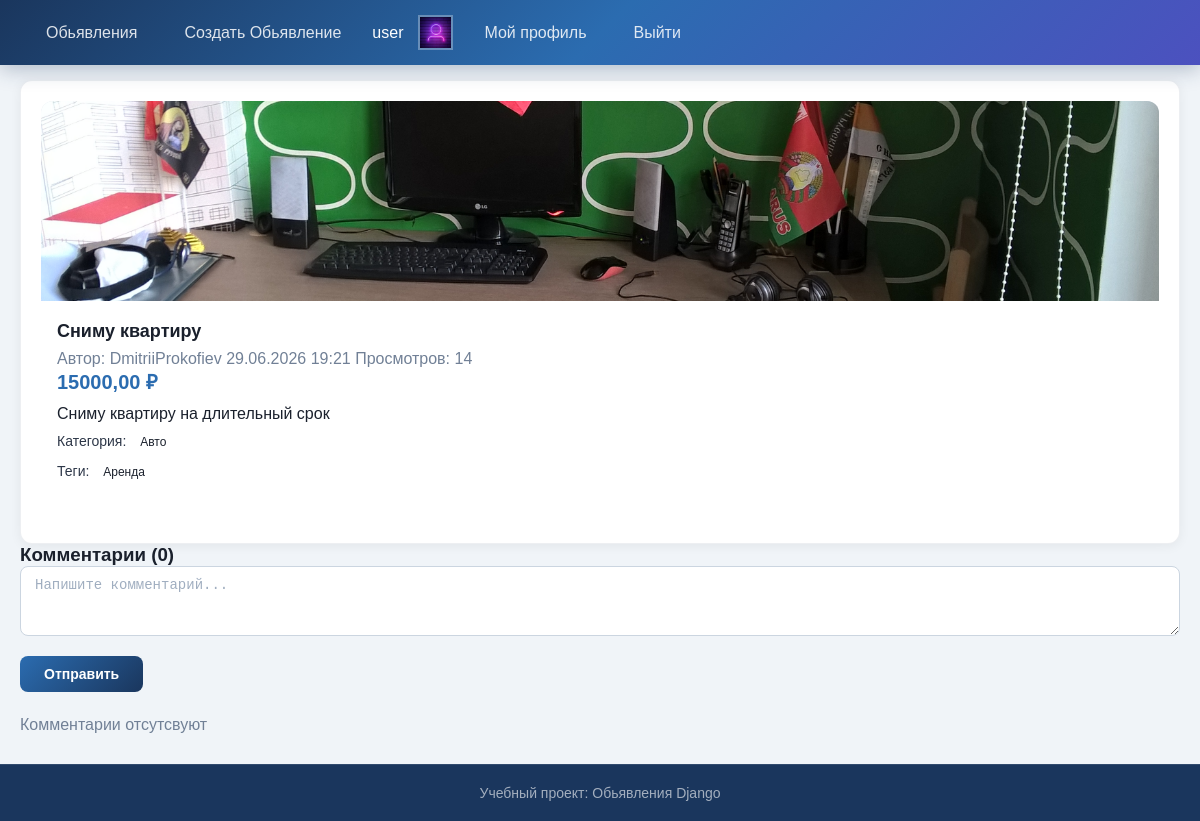
The page /board/rent/ (signed in) on the database its author committed.
### users/models.py (models this page shows, shortened)
class User(AbstractUser):
    ROLE = (
        ('user', 'Пользаватель'),
        ('admin', 'Администратор')
    )
    email = models.EmailField(unique=True)
    phone = models.CharField(max_length=20, blank=True, null=True)
    city = models.CharField(max_length=100, blank=True, null=True, verbose_name='Город')
    role = models.CharField(max_length=10,choices=ROLE,default='user',verbose_name='Роль')
    avatar = models.ImageField('аватар', upload_to='avatars/', blank=True, null=True)
    is_verified = models.BooleanField(default=False)
    groups = models.ManyToManyField(
        'auth.Group',
        related_name='custom_user_groups',      # ← уникальное имя
        blank=True,
        verbose_name='Группы'
    )
    user_permissions = models.ManyToManyField(
        'auth.Permission',
        related_name='custom_user_permissions', # ← уникальное имя
        blank=True,
        verbose_name='Права'
    )
    class Meta:
        verbose_name = 'Пользователь'
        verbose_name_plural = 'Пользователи'

### board/models.py (models this page shows, shortened)
class Publication(models.Model):
    STATUS_CHOICES = (
        ('active', 'Активно'),
        ('sold', 'Продано'),
        ('archived', 'Архивировано'),
    )
    author = models.ForeignKey(settings.AUTH_USER_MODEL,on_delete=models.CASCADE,related_name='publications',verbose_name='Автор')
    category = models.ForeignKey(Category, on_delete=models.SET_NULL, null=True, blank=True, related_name='publications', verbose_name='Категория')
    tags = models.ManyToManyField(Tag, blank=True, related_name='publications', verbose_name='Теги')
    title = models.CharField('Заголовок', max_length=200)
    slug = models.SlugField('Слаг', max_length=220, unique=True, blank=True)
    description = models.TextField('Описание')
    price = models.DecimalField('Цена', max_digits=10, decimal_places=2)
    image = models.ImageField('Изображение', upload_to='publications/', blank=True, null=True)
    status = models.CharField('Статус', max_length=10, choices=STATUS_CHOICES, default='active')
    views = models.PositiveIntegerField('Просмотры', default=0)
    created_at = models.DateTimeField('Создано', auto_now_add=True)
    updated_at = models.DateTimeField('Обновлено', auto_now=True)
    class Meta:
        ordering = ['-created_at']
        verbose_name = 'Объявление'
        verbose_name_plural = 'Объявления'
    def save(self, *args, **kwargs):
        super().save(*args, **kwargs)

class Category(models.Model):
    name = models.CharField('название', max_length = 80, unique = True)
    slug = models.SlugField('slug', max_length = 90, unique = True)
    class Meta:
        ordering = ['name']
        verbose_name = 'категория'
        verbose_name_plural = 'категории'

class Tag(models.Model):
    name = models.CharField('название', max_length = 50, unique = True)
    slug = models.SlugField('slug', max_length = 60, unique = True)
    class Meta:
        ordering = ['name']
        verbose_name = 'тег'
        verbose_name_plural = 'теги'

### board/views.py (the view)
# urls.py: path('<slug:slug>/', views.board_detail_view, name='detail'),
@login_required
def board_detail_view(request, slug):
    publication = get_object_or_404(Publication,slug=slug, status='active')
    publication.views += 1
    publication.save(update_fields=['views'])
    comments = publication.comments.select_related('author').all()
    context = {
        'publication': publication,
        'comments': comments,
    }
    return render(request, 'board/board_detail.html', context)

### templates/board/board_detail.html (shortened to what this page needs)
{% extends 'base.html' %}
{% load static %}
{% block content %}
<div class="container">
    <div class="card">
        {% if publication.image %}
            <img src="{{ publication.image.url }}" alt="{{ publication.title }}" class="card-img-top">
        {% endif %}
        <div class="card-body">
            <h2 class="card-title">{{ publication.title }}</h2>
            <div class="card-meta">
                <span class="text-muted">
                    Автор: {{ publication.author.username }}
                </span>
                <span class="text-muted">
                    {{ publication.created_at|date:"d.m.Y H:i" }}
                </span>
                <span class="text-muted">
                    Просмотров: {{ publication.views }}
                </span>
            </div>
            <div class="card-price">
                {{ publication.price }} ₽
            </div>
            <p class="card-text">{{ publication.description|linebreaks }}</p>
            <div class="card-category">
                <span class="label">Категория:</span>
                {% if publication.category %}
                    <span class="badge bg-primary">{{ publication.category.name }}</span>
                {% else %}
                    <span class="text-muted">Без категории</span>
                {% endif %}
            </div>
            <div class="card-tags">
                <span class="label">Теги:</span>
                {% if publication.tags.all %}
                    {% for tag in publication.tags.all %}
                        <span class="badge bg-secondary">{{ tag.name }}</span>
                    {% endfor %}
                {% else %}
                    <span class="text-muted">Без тегов</span>
                {% endif %}
            </div>
        </div>
    </div>
<div class="comments-section mt-5">
    <h3>Комментарии ({{ comments.count }})</h3>
    {% if user.is_authenticated %}
        <form method="post" action="{% url 'comments:comment_add' publication.id %}" class="mb-4">
            <div class="form-group">
                <textarea name="text" class="form-control" rows="3" placeholder="Напишите комментарий..."></textarea>
            </div>
            <button type="submit" class="btn btn-primary mt-2">Отправить</button>
        </form>
    {% else %}
        <p class="text-muted"><a href="{% url 'users:login' %}">Войдите</a>, чтобы оставить комментарий.</p>
    {% endif %}
    {% for comment in comments %}
        <div class="card p-3 mb-3">
            <div class="d-flex align-center gap-2 mb-2">
                {% if comment.author.avatar %}
                    <img src="{{ comment.author.avatar.url }}" alt="{{ comment.author.username }}" class="avatar-header" style="width: 36px; height: 36px;">
                {% else %}
                    <div class="avatar-header" style="width: 36px; height: 36px; background: #2B6CB0; color: white; display: flex; align-items: center; justify-content: center; font-weight: 700; border-radius: 50%;">
                        {{ comment.author.username|make_list|first|upper }}
                    </div>
                {% endif %}
                <div>
                    <strong>{{ comment.author.username }}</strong>
                    <span class="text-muted" style="font-size: 13px; margin-left: 8px;">{{ comment.created_at|date:"d.m.Y H:i" }}</span>
                </div>
            </div>
            <p class="card-text" style="margin-left: 46px;">{{ comment.text|linebreaks }}</p>
            {% if user == comment.author or user.is_staff %}
                <div style="margin-left: 46px;">
                    <a href="{% url 'comments:comment_delete' comment.pk %}" class="text-danger" style="font-size: 13px;">Удалить</a>
                </div>
            {% endif %}
        </div>
    {% empty %}
        <p class="text-muted">Комментарии отсутсвуют</p>
    {% endfor %}
</div>
</div>
{% endblock %}

### templates/base.html (shortened to what this page needs)
{% load static %}
<!DOCTYPE html>
<html lang="ru">
<head>
    <link rel="stylesheet" href="{% static 'css/style.css' %}">
</head>
<body>
    <header>
        <nav>
            <a href="{% url 'index' %}">Обьявления</a>
            <a href="{% url 'board:board_form' %}">Создать Обьявление</a>
            {% if user.is_authenticated %}
                <span>{{ user.username }}</span>
                <div class="avatar-header">
                    {% if user.avatar %}
                        <img src="{{ user.avatar.url }}" alt="Аватар пользователя" class="avatar">
                    {% endif %}
                </div>
                <a href="{% url 'users:account' %}">Мой профиль</a>
                <a href="{% url 'users:logout' %}">Выйти</a>
            {% else %}
                <a href="{% url 'users:login' %}">Войти</a>
                <a href="{% url 'users:register' %}">Регистрация</a>
            {% endif %}
        </nav>
    </header>
    <main>
        <div class="PageContent">
           {% block content %}
           {% endblock %}
        </div>
    </main>
    <footer>
        <p>Учебный проект: Обьявления Django</p>
    </footer>
</body>
</html>

### static/css/style.css (style rules this page uses)
* { margin: 0; padding: 0; box-sizing: border-box; }
html, body { height: 100%; }
body { font-family: Arial, sans-serif; background: #F0F4F8; color: #1A202C; display: flex; flex-direction: column; min-height: 100vh; }
header { background: linear-gradient(135deg, #1A365D 0%, #2B6CB0 50%, #4C51BF 100%); display: flex; align-items: center; justify-content: space-between; padding: 15px 30px; position: fixed; top: 0; left: 0; width: 100%; z-index: 1000; box-shadow: 0 4px 20px rgba(26, 54, 93, 0.3); }
header a { color: #FFFFFF; text-decoration: none; font-size: 16px; }
header nav { display: flex; align-items: center; gap: 15px; }
header nav a { color: rgba(255, 255, 255, 0.85); padding: 8px 16px; border-radius: 8px; transition: all 0.3s ease; }
header nav span { color: #FFFFFF; }
main { flex: 1; padding-top: 80px; padding-bottom: 30px; }
.PageContent { max-width: 1200px; margin: 0 auto; padding: 0 20px; }
footer { background: #1A365D; color: rgba(255, 255, 255, 0.6); text-align: center; padding: 20px 30px; margin-top: auto; border-top: 1px solid rgba(255, 255, 255, 0.1); }
footer p { margin: 0; font-size: 14px; }
.card { background: #FFFFFF; border-radius: 12px; padding: 20px; box-shadow: 0 2px 12px rgba(0, 0, 0, 0.06); transition: all 0.3s ease; border: 1px solid rgba(26, 54, 93, 0.08); }
.card-title { font-size: 18px; font-weight: 600; margin-bottom: 8px; color: #1A202C; }
.card-price { font-size: 20px; font-weight: 700; color: #2B6CB0; }
.card-text { color: #4A5568; font-size: 14px; line-height: 1.5; }
.btn { display: inline-block; padding: 10px 24px; border: none; border-radius: 8px; font-size: 14px; font-weight: 600; cursor: pointer; text-align: center; transition: all 0.3s ease; text-decoration: none; }
.btn-primary { background: linear-gradient(135deg, #2B6CB0, #1A365D); color: white; }
.form-group { margin-bottom: 16px; }
.form-control { width: 100%; padding: 10px 14px; border: 1px solid #CBD5E0; border-radius: 8px; font-size: 14px; background: #FFFFFF; color: #1A202C; transition: all 0.3s ease; }
.form-control::placeholder { color: #A0AEC0; }
.text-muted { color: #718096; }
.mb-4 { margin-bottom: 24px; }
.avatar { width: 150px; height: 150px; object-fit: cover; box-shadow: 0 4px 15px rgba(255, 107, 53, 0.3); background: #2a2a2a; }
.avatar-header { width: 35px; height: 35px; overflow: hidden; border: 2px solid rgba(255, 255, 255, 0.3); flex-shrink: 0; }
.avatar-header img { width: 100%; height: 100%; object-fit: cover; }
.card-img-top { width: 100%; height: 200px; object-fit: cover; border-radius: 12px 12px 0 0; background: #e2e8f0; }
.card-body { padding: 16px; }
.card-text { margin: 10px 0; color: #4A5568; font-size: 14px; line-height: 1.5; }
.card-category, .card-tags { margin-top: 8px; font-size: 14px; }
.card-category .label, .card-tags .label { font-weight: 500; color: #2D3748; }
.badge { display: inline-block; padding: 4px 10px; border-radius: 20px; font-size: 12px; font-weight: 500; margin-right: 4px; }

### rows shown on the page
User: username "user", avatar (picture)
Publication: image (picture), title "Сниму квартиру", author.username "DmitriiProkofiev", created_at "29.06.2026 19:21", views "14", price "15000,00", description "Сниму квартиру на длительный срок", category.name "Авто"
Tag: name "Аренда"

### other values the page prints
{{ comments.count }} "0"
